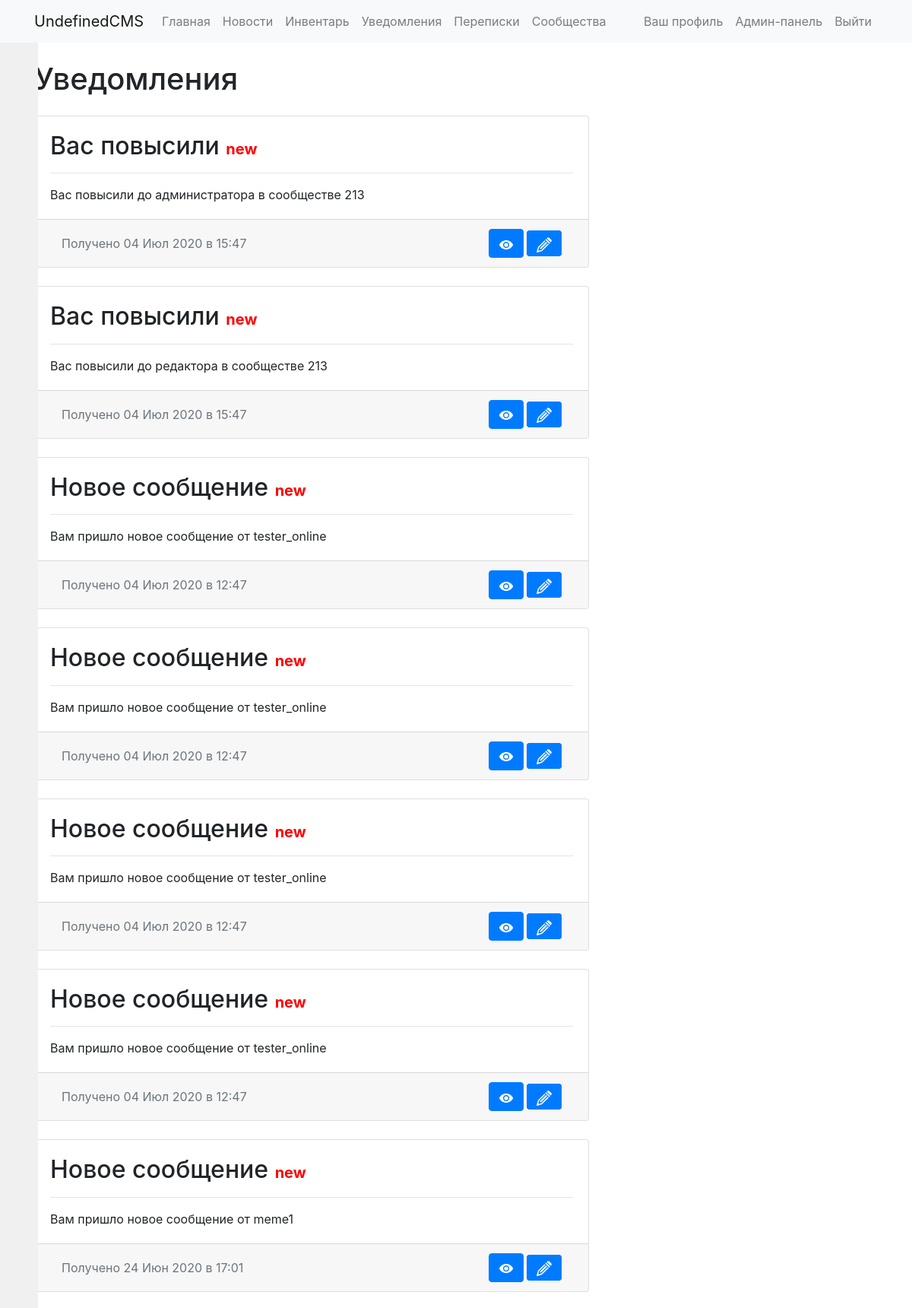
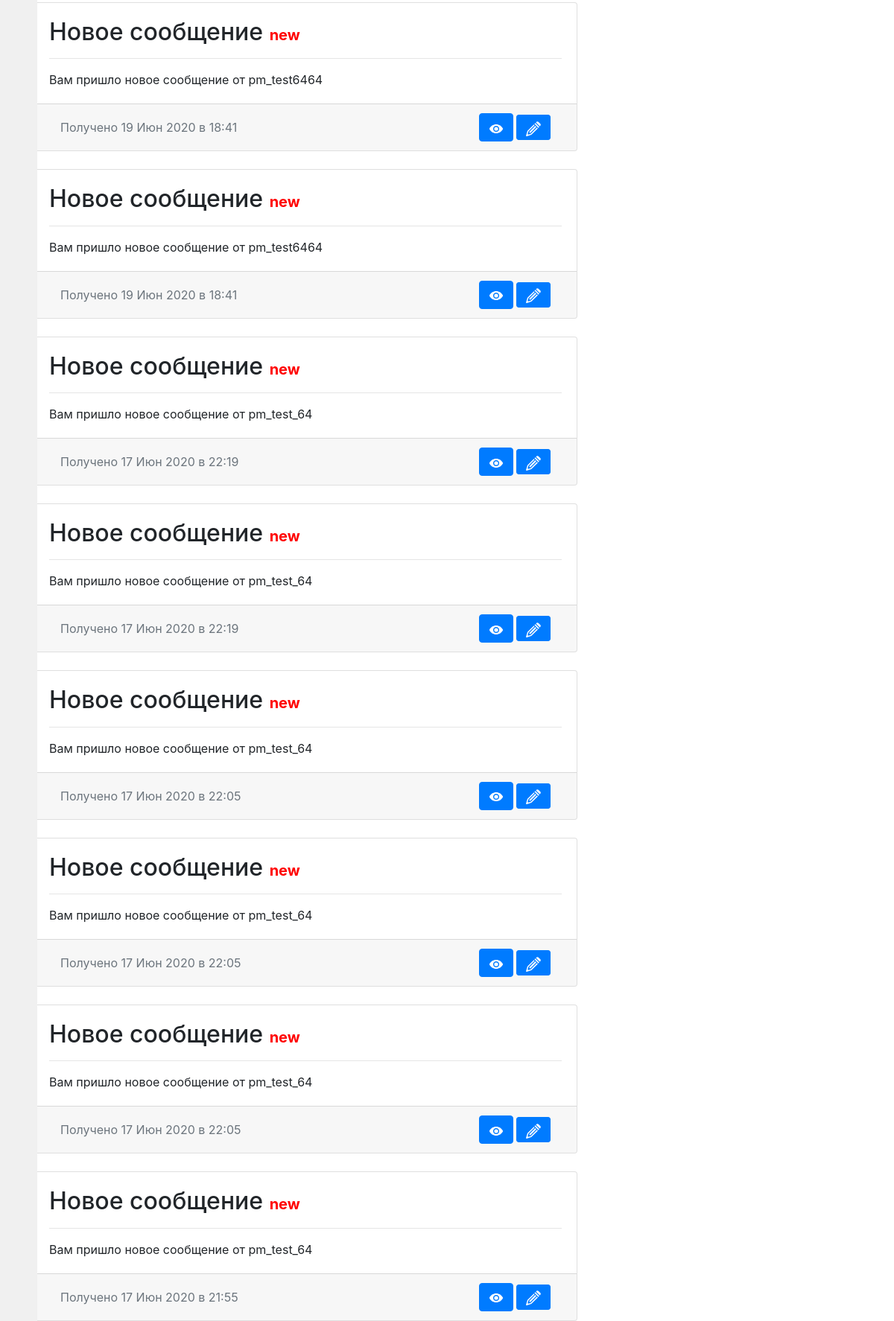
The app's page /notifications/ (signed in, upper part) with its own data (2 pictures, top to bottom).
### notifications/models.py (models this page shows, shortened)
class Notification(models.Model):
    not_text = models.TextField()
    not_name = models.CharField(max_length=100)
    not_date = models.DateTimeField('date published', default=datetime.now)
    not_link = models.CharField(max_length=200)
    not_checked = models.BooleanField(default=True)

### notifications/views.py (the view, shortened to what this page needs)
# urls.py: path('', NotificationsList.as_view(), name='index'),
class NotificationsList(View):
    def get(self, request):
        if request.user.is_authenticated:
            page = self.request.GET.get('page')
            new_notifications = Notificationlist.objects.all().filter(user = request.user)[0].notifications.filter(not_checked = True)[::-1]
            old_notifications = Notificationlist.objects.all().filter(user = request.user)[0].notifications.filter(not_checked = False)[::-1]
            all_notifications = new_notifications + old_notifications
            paginator = Paginator(all_notifications, 15)
            try:
                notifications = paginator.page(page)
            except PageNotAnInteger:
                notifications = paginator.page(1)
            except EmptyPage:
                notifications = paginator.page(paginator.num_pages)
            template = loader.get_template('notifications/index.html')
            context = {
                'notifications': notifications,
            }
            return HttpResponse(template.render(context, request))
        else:
            return HttpResponseRedirect("/auth/login")

### notifications/templates/notifications/index.html (shortened to what this page needs)
{% extends "base_twocolumn.html" %}
{% block title_h1 %} Уведомления {% endblock %}
{% block content1 %}
          {% if notifications %}
          {% for notification in notifications %}
          <div class="card mb-4 card-hover">
            <div class="card-body">
              <h2 class="card-title">{{ notification.not_name }} {% if notification.not_checked %}<b style = "font-size: 20px; color: red;">new</b>{% endif %}</h2>
              <hr>
              <p class="card-text">
                {{ notification.not_text }}
              </p>
            </div>
            <div class="card-footer text-muted">
              <div class="d-flex flex-row justify-content-between align-items-center">
                <div class="container d-none d-md-block">
                <a class="p-6">Получено {{notification.not_date|date:"d M Y в H:i"}} </a>
                </div>
                <div class="container" style="text-align: right;">
                {% if request.user.is_authenticated %}
                {% if notification.not_checked  %}
                    <form method = "POST" action="{% url 'notifications:check' %}" class="d-inline">
                      <button type="submit" id="not_{{ notification.id }}_check" class="btn btn-primary p-6">
                      </button>
                  </form>
                {% endif %}
                  {% if request.user.username == 'admin' %}
                    <a href="/admin/notifications/notification/{{ notification.id }}/change/" class="btn btn-primary d-inline">
                    </a>
                  {% endif %}
                {% endif %}
              </div>
              </div>
            </div>
          </div>
          {% endfor %}
          {% else %}
          <p>У вас нет уведомлений</p>
          {% endif %}
{% endblock %}

### records on screen
Notification: not_name "Вас повысили", not_checked "new", not_text "Вас повысили до администратора в сообществе 213", not_date "04 Июл 2020 в 15:47"
Notification: not_name "Вас повысили", not_checked "new", not_text "Вас повысили до редактора в сообществе 213", not_date "04 Июл 2020 в 15:47"
Notification: not_name "Новое сообщение", not_checked "new", not_text "Вам пришло новое сообщение от tester_online", not_date "04 Июл 2020 в 12:47"
Notification: not_name "Новое сообщение", not_checked "new", not_text "Вам пришло новое сообщение от tester_online", not_date "04 Июл 2020 в 12:47"
Notification: not_name "Новое сообщение", not_checked "new", not_text "Вам пришло новое сообщение от tester_online", not_date "04 Июл 2020 в 12:47"
Notification: not_name "Новое сообщение", not_checked "new", not_text "Вам пришло новое сообщение от tester_online", not_date "04 Июл 2020 в 12:47"
Notification: not_name "Новое сообщение", not_checked "new", not_text "Вам пришло новое сообщение от meme1", not_date "24 Июн 2020 в 17:01"
Notification: not_name "Новое сообщение", not_checked "new", not_text "Вам пришло новое сообщение от pm_test6464", not_date "19 Июн 2020 в 18:41"
Notification: not_name "Новое сообщение", not_checked "new", not_text "Вам пришло новое сообщение от pm_test6464", not_date "19 Июн 2020 в 18:41"
Notification: not_name "Новое сообщение", not_checked "new", not_text "Вам пришло новое сообщение от pm_test_64", not_date "17 Июн 2020 в 22:19"
Notification: not_name "Новое сообщение", not_checked "new", not_text "Вам пришло новое сообщение от pm_test_64", not_date "17 Июн 2020 в 22:19"
Notification: not_name "Новое сообщение", not_checked "new", not_text "Вам пришло новое сообщение от pm_test_64", not_date "17 Июн 2020 в 22:05"
Notification: not_name "Новое сообщение", not_checked "new", not_text "Вам пришло новое сообщение от pm_test_64", not_date "17 Июн 2020 в 22:05"
Notification: not_name "Новое сообщение", not_checked "new", not_text "Вам пришло новое сообщение от pm_test_64", not_date "17 Июн 2020 в 22:05"
Notification: not_name "Новое сообщение", not_checked "new", not_text "Вам пришло новое сообщение от pm_test_64", not_date "17 Июн 2020 в 21:55"
